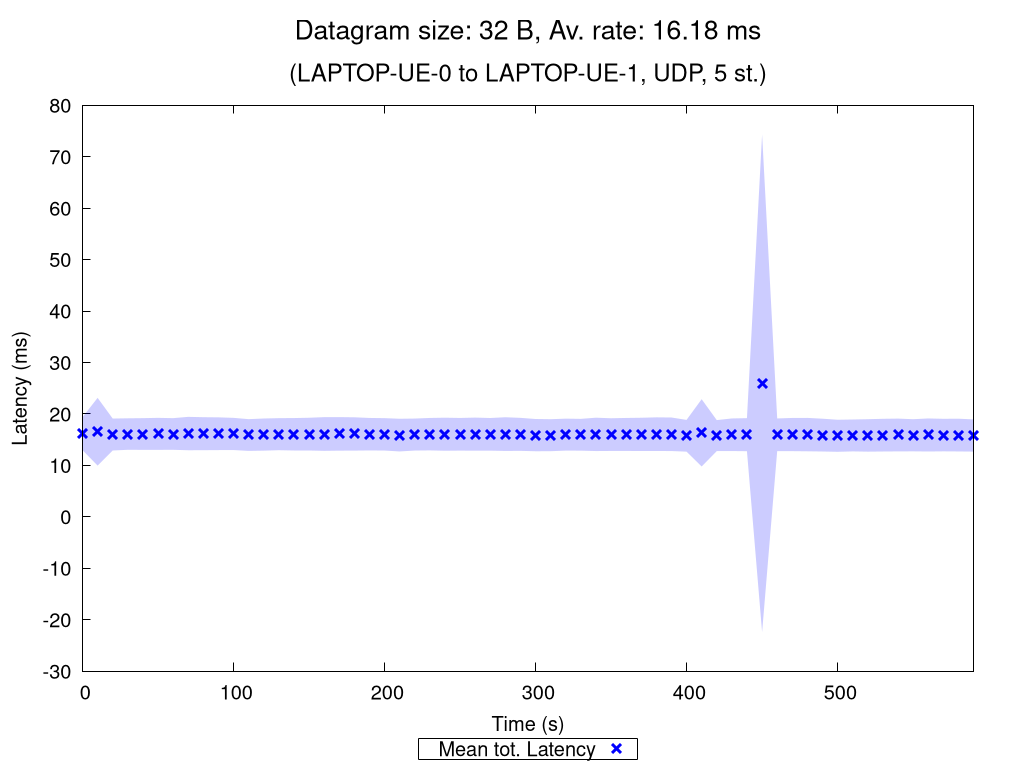

Source code (gnuplot):
set terminal pngcairo nocrop enhanced size 1024,768 font "Verdana,15"
set output "UDP_5_st_2020_10_09_17-57-21_two2one_00032B.png"

set title "{/=20 Datagram size: 32 B, Av. rate: 16.18 ms}\n\n{/=18 (LAPTOP-UE-0 to LAPTOP-UE-1, UDP, 5 st.)}"

set xlabel "Time (s)"
set ylabel "Latency (ms)"
set ytics nomirror
set key bmargin center horizontal box samplen 1 width -1
set bmargin 4.6
set rmargin 4.5

rf = 1.0  # rate factor
set style fill transparent solid 0.2 noborder
set autoscale xfix
plot "UDP_5_st_2020_10_09_17-57-21_two2one_00032B_iperf_processed.dat" using 1:($2/rf-$3/rf):($2/rf+$3/rf) with filledcurves lc rgb "blue" notitle, \
     "" using 1:($2/rf) with points pt 2 ps 1.5 lw 3 lc rgb "blue" title "Mean tot. Latency", \
